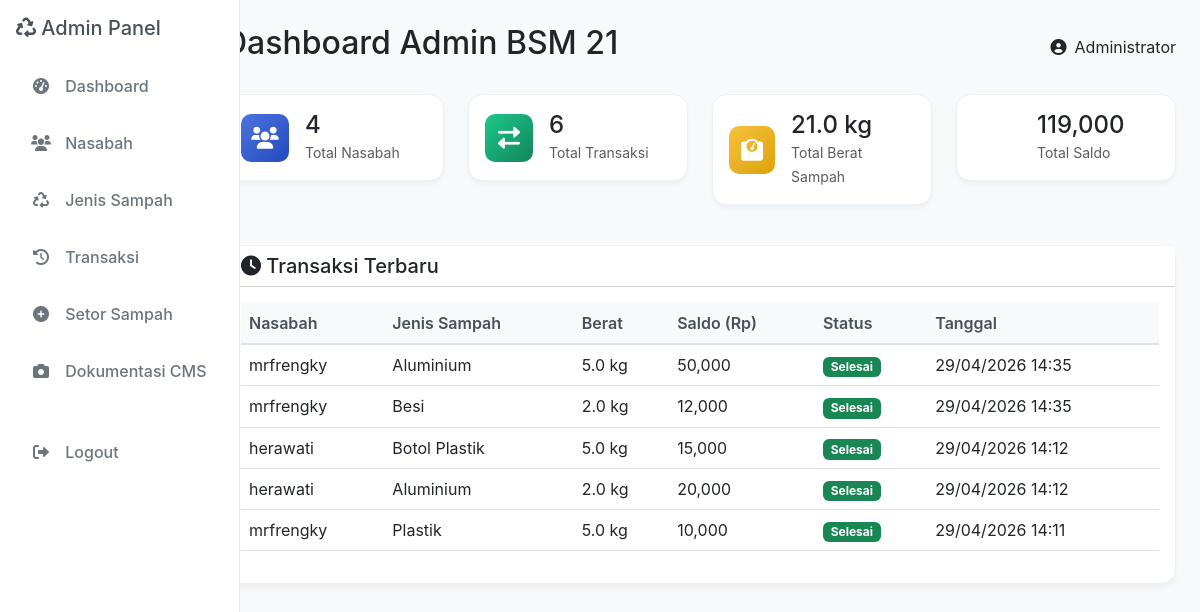
/dashboard.php (signed in), run on the app's committed database.
### tables this page shows
CREATE TABLE `transaksi` (
  `id_transaksi` int(11) NOT NULL,
  `id_users` int(11) DEFAULT NULL,
  `id_sampah` int(11) DEFAULT NULL,
  `berat` decimal(10,2) DEFAULT NULL,
  `saldo` int(11) DEFAULT NULL,
  `status` enum('pending','selesai','ditolak') DEFAULT 'pending',
  `jenis_transaksi` enum('setor','tarik') NOT NULL,
  `jumlah` decimal(15,2) NOT NULL,
  `tanggal` timestamp NOT NULL DEFAULT current_timestamp()
);

CREATE TABLE `users` (
  `id_users` int(11) NOT NULL,
  `nama` varchar(100) NOT NULL,
  `username` varchar(50) NOT NULL,
  `password` varchar(250) NOT NULL,
  `email` varchar(100) NOT NULL,
  `no_hp` varchar(15) DEFAULT NULL,
  `alamat` text DEFAULT NULL,
  `saldo` decimal(15,2) DEFAULT 0.00,
  `role` enum('admin','nasabah') DEFAULT 'nasabah',
  `tanggal_daftar` timestamp NOT NULL DEFAULT current_timestamp()
);

CREATE TABLE `jenis_sampah` (
  `id_sampah` int(11) NOT NULL,
  `nama_sampah` varchar(50) NOT NULL,
  `kategori` varchar(30) DEFAULT NULL,
  `harga_perkg` decimal(15,2) NOT NULL,
  `satuan` varchar(10) DEFAULT 'kg'
);

### dashboard.php (the view, shortened to what this page needs)
<?php
require_once 'config.php';
try {
    $stmt = $pdo->query("SELECT COUNT(*) as total FROM users WHERE role = 'nasabah'");
    $totalNasabah = $stmt->fetch()['total'];
    $stmt = $pdo->query("SELECT COUNT(*) as total FROM transaksi");
    $totalTransaksi = $stmt->fetch()['total'] ?? 0;
    $stmt = $pdo->query("SELECT SUM(berat) as total FROM transaksi WHERE status = 'selesai'");
    $totalBerat = $stmt->fetch()['total'] ?? 0;
    $stmt = $pdo->query("SELECT SUM(saldo) as total FROM transaksi WHERE status = 'selesai'");
    $totalPoin = $stmt->fetch()['total'] ?? 0;
    $stmt = $pdo->prepare("
        SELECT t.*, u.nama as nama_nasabah, s.nama_sampah as jenis_sampah
        FROM transaksi t
        JOIN users u ON t.id_users = u.id_users
        JOIN jenis_sampah s ON t.id_sampah = s.id_sampah
        ORDER BY t.tanggal DESC LIMIT 5
    ");
    $stmt->execute();
    $recentTransactions = $stmt->fetchAll();
} catch(PDOException $e) {
    $totalTransaksi = 0; $totalBerat = 0; $totalPoin = 0;
    $recentTransactions = [];
}
?>
<!DOCTYPE html>
<html lang="id">
<head>
    <link href="https://cdn.jsdelivr.net/npm/bootstrap@5.3.0/dist/css/bootstrap.min.css" rel="stylesheet">
    <link rel="stylesheet" href="https://cdnjs.cloudflare.com/ajax/libs/font-awesome/6.0.0/css/all.min.css">
</head>
<body>
    <div class="container-fluid">
        <div class="row">
            <div class="col-md-3 col-lg-2 px-0">
                <div class="sidebar p-3">
                    <h5 class="mb-4"><i class="fas fa-recycle"></i> Admin Panel</h5>
                    <ul class="nav flex-column">
                        <li class="nav-item mb-2">
                            <a class="nav-link" href="dashboard.php">
                                <i class="fas fa-tachometer-alt"></i> Dashboard
                            </a>
                        </li>
                        <li class="nav-item mb-2">
                            <a class="nav-link" href="nasabah.php">
                                <i class="fas fa-users"></i> Nasabah
                            </a>
                        </li>
                        <li class="nav-item mb-2">
                            <a class="nav-link" href="jenis_sampah.php">
                                <i class="fas fa-recycle"></i> Jenis Sampah
                            </a>
                        </li>
                        <li class="nav-item mb-2">
                            <a class="nav-link" href="transaksi.php">
                                <i class="fas fa-history"></i> Transaksi
                            </a>
                        </li>
                        <li class="nav-item mb-2">
                            <a class="nav-link" href="setor_sampah.php">
                                <i class="fas fa-plus-circle"></i> Setor Sampah
                            </a>
                        <li class="nav-item mb-2">
                            <a class="nav-link" href="dokumentasi.php">
                                <i class="fas fa-camera"></i> Dokumentasi CMS
                            </a>
                        </li>
                        </li>
                        <li class="nav-item mt-4">
                            <a class="nav-link" href="logout.php">
                                <i class="fas fa-sign-out-alt"></i> Logout
                            </a>
                        </li>
                    </ul>
                </div>
            </div>
            <div class="col-md-9 col-lg-10 px-4 py-4">
                <div class="d-flex justify-content-between align-items-center mb-4">
                    <h2>Dashboard Admin BSM 21</h2>
                    <div class="d-flex align-items-center">
                        <i class="fas fa-user-circle me-2"></i>
                        <span><?php echo htmlspecialchars($_SESSION['nama'] ?? 'Admin'); ?></span>
                    </div>
                </div>
                <div class="row mb-4">
                    <div class="col-md-3 mb-3">
                        <div class="card"><div class="card-body"><div class="d-flex align-items-center"><div class="stat-icon bg-primary-custom text-white me-3"><i class="fas fa-users"></i></div>
                        <div><h4 class="mb-0"><?php echo number_format($totalNasabah); ?></h4><small class="text-muted">Total Nasabah</small></div></div></div></div>
                    </div>
                    <div class="col-md-3 mb-3">
                        <div class="card"><div class="card-body"><div class="d-flex align-items-center"><div class="stat-icon bg-success-custom text-white me-3"><i class="fas fa-exchange-alt"></i></div>
                        <div><h4 class="mb-0"><?php echo number_format($totalTransaksi); ?></h4><small class="text-muted">Total Transaksi</small></div></div></div></div>
                    </div>
                    <div class="col-md-3 mb-3">
                        <div class="card"><div class="card-body"><div class="d-flex align-items-center"><div class="stat-icon bg-warning-custom text-white me-3"><i class="fas fa-weight"></i></div>
                        <div><h4 class="mb-0"><?php echo number_format($totalBerat, 1); ?> kg</h4><small class="text-muted">Total Berat Sampah</small></div></div></div></div>
                    </div>
                    <div class="col-md-3 mb-3">
                        <div class="card"><div class="card-body"><div class="d-flex align-items-center"><div class="stat-icon bg-info-custom text-white me-3"><img src="./img/icons8-coin-48.png" alt=""></div>
                        <div><h4 class="mb-0"><?php echo number_format($totalPoin); ?></h4><small class="text-muted">Total Saldo</small></div></div></div></div>
                    </div>
                </div>
                <div class="card">
                    <div class="card-header bg-white"><h5 class="mb-0"><i class="fas fa-clock"></i> Transaksi Terbaru</h5></div>
                    <div class="card-body">
                        <?php if (empty($recentTransactions)): ?>
                            <p class="text-muted mb-0">Belum ada transaksi</p>
                        <?php else: ?>
                            <div class="table-responsive">
                                <table class="table table-hover">
                                    <thead>
                                        <tr>
                                            <th>Nasabah</th>
                                            <th>Jenis Sampah</th>
                                            <th>Berat</th>
                                            <th>Saldo (Rp)</th>
                                            <th>Status</th>
                                            <th>Tanggal</th>
                                        </tr>
                                    </thead>
                                    <tbody>
                                        <?php foreach ($recentTransactions as $transaction): ?>
                                            <tr>
                                                <td><?php echo htmlspecialchars($transaction['nama_nasabah']); ?></td>
                                                <td><?php echo htmlspecialchars($transaction['jenis_sampah']); ?></td>
                                                <td><?php echo number_format($transaction['berat'], 1); ?> kg</td>
                                                <td><?php echo number_format($transaction['saldo']); ?></td>
                                                <td><span class="badge bg-<?php echo $transaction['status'] == 'selesai' ? 'success' : 'warning'; ?>"><?php echo ucfirst($transaction['status']); ?></span></td>
                                                <td><?php echo date('d/m/Y H:i', strtotime($transaction['tanggal'])); ?></td>
                                            </tr>
                                        <?php endforeach; ?>
                                    </tbody>
                                </table>
                            </div>
                        <?php endif; ?>
                    </div>
                </div>
            </div> </div> </div> <script src="https://cdn.jsdelivr.net/npm/bootstrap@5.3.0/dist/js/bootstrap.bundle.min.js"></script>
</body>
</html>

### dashboard.php (style rules this page uses)
body { background-color: #f8f9fa; font-family: 'Inter', 'Segoe UI', Roboto, sans-serif; }
.sidebar { height: 100vh; background: #ffffff !important; color: #495057 !important; position: fixed; top: 0; left: 0; width: 240px; z-index: 1000; overflow-y: auto; padding: 1.5rem 1rem; border-right: 1px solid #e9ecef; }
.sidebar .nav-link { color: #6c757d !important; font-weight: 500; border-radius: 10px; margin-bottom: 5px; padding: 10px 15px; transition: all 0.2s ease; }
.sidebar .nav-link i { margin-right: 10px; width: 20px; text-align: center; }
.card { border: 1px solid #edf2f7 !important; border-radius: 15px; box-shadow: 0 4px 6px -1px rgba(0, 0, 0, 0.05) !important; background: #ffffff; }
.table th { background: #f8f9fa !important; color: #495057 !important; font-weight: 600; border-bottom: 2px solid #dee2e6 !important; }
.stat-icon { width: 48px; height: 48px; border-radius: 10px; display: flex; align-items: center; justify-content: center; font-size: 22px; color: white; }
.bg-primary-custom { background: linear-gradient(135deg, #4e73df 0%, #224abe 100%); }
.bg-success-custom { background: linear-gradient(135deg, #1cc88a 0%, #13855c 100%); }
.bg-warning-custom { background: linear-gradient(135deg, #f6c23e 0%, #dda20a 100%); }

### data on the page
transaksi: id_users.nama "mrfrengky", id_sampah.nama_sampah "Aluminium", berat "5.0", saldo "50,000", status "Selesai", tanggal "29/04/2026 14:35"
transaksi: id_users.nama "mrfrengky", id_sampah.nama_sampah "Besi", berat "2.0", saldo "12,000", status "Selesai", tanggal "29/04/2026 14:35"
transaksi: id_users.nama "herawati", id_sampah.nama_sampah "Botol Plastik", berat "5.0", saldo "15,000", status "Selesai", tanggal "29/04/2026 14:12"
transaksi: id_users.nama "herawati", id_sampah.nama_sampah "Aluminium", berat "2.0", saldo "20,000", status "Selesai", tanggal "29/04/2026 14:12"
transaksi: id_users.nama "mrfrengky", id_sampah.nama_sampah "Plastik", berat "5.0", saldo "10,000", status "Selesai", tanggal "29/04/2026 14:11"

### other printed values
$_SESSION['nama'] "Administrator"
$totalNasabah "4"
$totalTransaksi "6"
$totalBerat "21.0"
$totalPoin "119,000"
